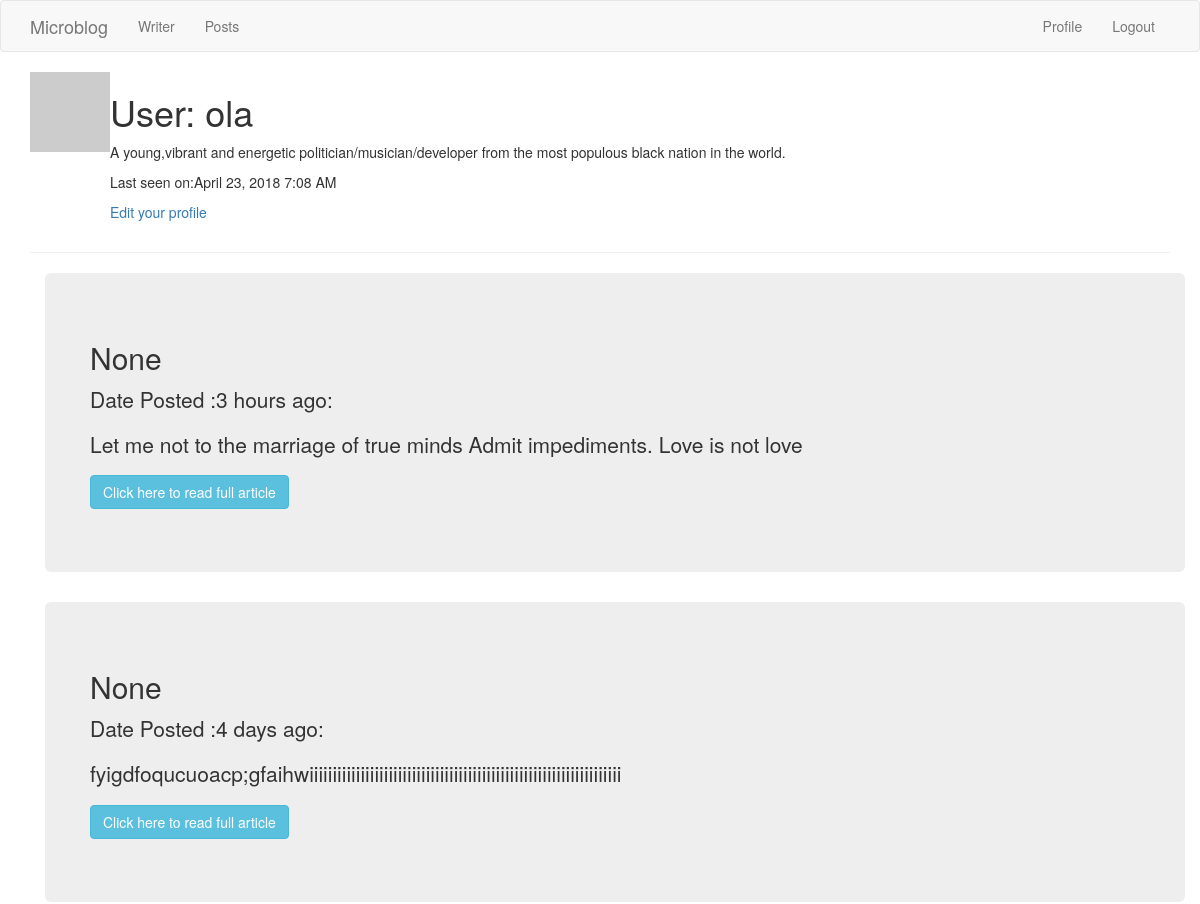
Before: /user/ola (signed in, upper part) with the older database file.
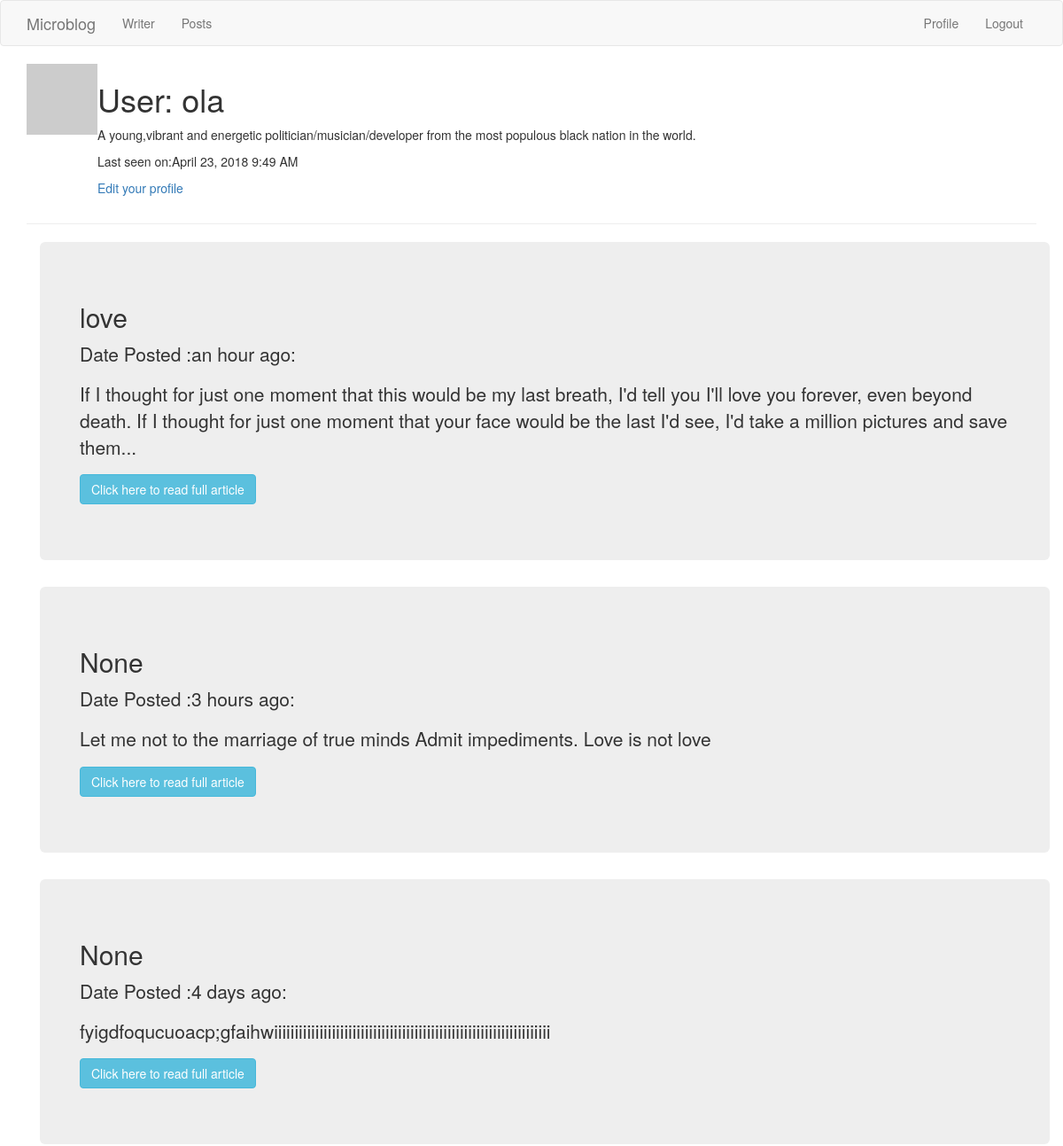
After: the same page with the newer database file.
### app/models.py (models this page shows, shortened)
class User(UserMixin, db.Model):
    id = db.Column(db.Integer, primary_key = True)
    username = db.Column(db.String(64), index =True, unique=True)
    email = db.Column(db.String(120), index=True,unique = True)
    password_hash = db.Column(db.String(128))
    posts = db.relationship('Post', backref ='author',lazy = 'dynamic')
    about_me = db.Column(db.String(140))
    last_seen = db.Column(db.DateTime, default = datetime.utcnow)
    def avatar(self, size):
        digest = md5(self.email.lower().encode('utf-8')).hexdigest()
        return 'https://www.gravatar.com/avatar/{}?d=identicon&s={}'.format(
            digest, size)

class Post(db.Model):
    id = db.Column(db.Integer,primary_key=True)
    title = db.Column(db.String(30))
    body = db.Column(db.String(1000))
    timestamp = db.Column(db.DateTime, index= True, default =datetime.utcnow)
    user_id = db.Column(db.Integer,db.ForeignKey('user.id'))

### app/main/routes.py (the view)
@bp.route('/user/<username>')
@login_required
def user(username):
    user = User.query.filter_by(username=username).first_or_404()
    page = request.args.get('page', 1, type=int)
    posts = user.posts.order_by(Post.timestamp.desc()).paginate(
        page, current_app.config['POSTS_PER_PAGE'], False)
    next_url = url_for('main.user', username=user.username, page=posts.next_num) \
        if posts.has_next else None
    prev_url = url_for('main.user', username=user.username, page=posts.prev_num) \
        if posts.has_prev else None
    return render_template('user.html', user=user, posts=posts.items,
                           next_url=next_url, prev_url=prev_url)

### app/main/routes.py (called while the page is built)
@bp.before_request
def before_request():
    if current_user.is_authenticated:
        current_user.last_seen = datetime.utcnow()
        db.session.commit()

### app/models.py (called while the page is built)
@login.user_loader
def load_user(id):
    return User.query.get(int(id))

### app/templates/user.html (shortened to what this page needs)
{% extends "base.html"%}
{% block app_content %}
<table>
      <tr valign="top">
          <td><img src="{{ user.avatar(128) }}"></td>
          <td>
            <h1>User: {{ user.username }}</h1>
            {% if user.about_me %}<p>{{user.about_me}}</p>{%  endif %}
            {% if user.last_seen %} <p>Last seen on:{{ moment(user.last_seen).format('LLL')}}</p>{% endif %}
            {% if user == current_user %}
            <p><a href ="{{url_for('main.edit_profile')}}">Edit your profile</a></p>
            {% endif %}
          </td>
      </tr>
  </table>
<hr>
{% for post in posts %}
  {% include '_post.html'%}
{% endfor %}
{% endblock %}

### app/templates/base.html (shortened to what this page needs)
{% extends 'bootstrap/base.html' %}
    {% block navbar %}
    <nav class="navbar navbar-default">
        <div class="container">
            <div class="navbar-header">
                <a class="navbar-brand" href="{{ url_for('main.index') }}">Microblog</a>
            </div>
            <div class="collapse navbar-collapse" id="bs-example-navbar-collapse-1">
                <ul class="nav navbar-nav">
                    <li><a href="{{ url_for('main.index') }}">Writer</a></li>
                    <li><a href="{{ url_for('main.explore') }}">Posts</a></li>
                </ul>
                <ul class="nav navbar-nav navbar-right">
                    {% if current_user.is_anonymous %}
                    <li><a href="{{ url_for('auth.login') }}">Login</a></li>
                    {% else %}
                    <li><a href="{{ url_for('main.user', username=current_user.username) }}">Profile</a></li>
                    <li><a href="{{ url_for('auth.logout') }}">Logout</a></li>
                    {% endif %}
                </ul>
            </div>
        </div>
    </nav>
    {% endblock %}
{% block content %}
  <div class="container">
      {% block app_content %}{% endblock %}
  </div>
{% endblock %}

### app/templates/_post.html
<div class="container">
  <div class="jumbotron">
    <div class="row">
      <h2> {{ post.title }}</h2>
      <p> Date Posted :{{ moment(post.timestamp).fromNow() }}:</p>
      <p>{{ post.body |truncate (250)}}</p>
      <p><a href="{{url_for('main.fullpost',id=post.id)}}"><button class="btn btn-info">Click here to read full article</button></a></p>
    </div>
  </div>
</div>

Changed rows visible on the page:
changed User "ola": last_seen "April 23, 2018 7:08 AM" → "April 23, 2018 9:49 AM"
added Post: title "love", timestamp "an hour ago", body "If I thought for just one moment that this would be my last breath, I'd tell you I'll love you forever, even beyond death. If I thought for just one moment that your face would be the last I'd see, I'd take a million pictures and save them..."
